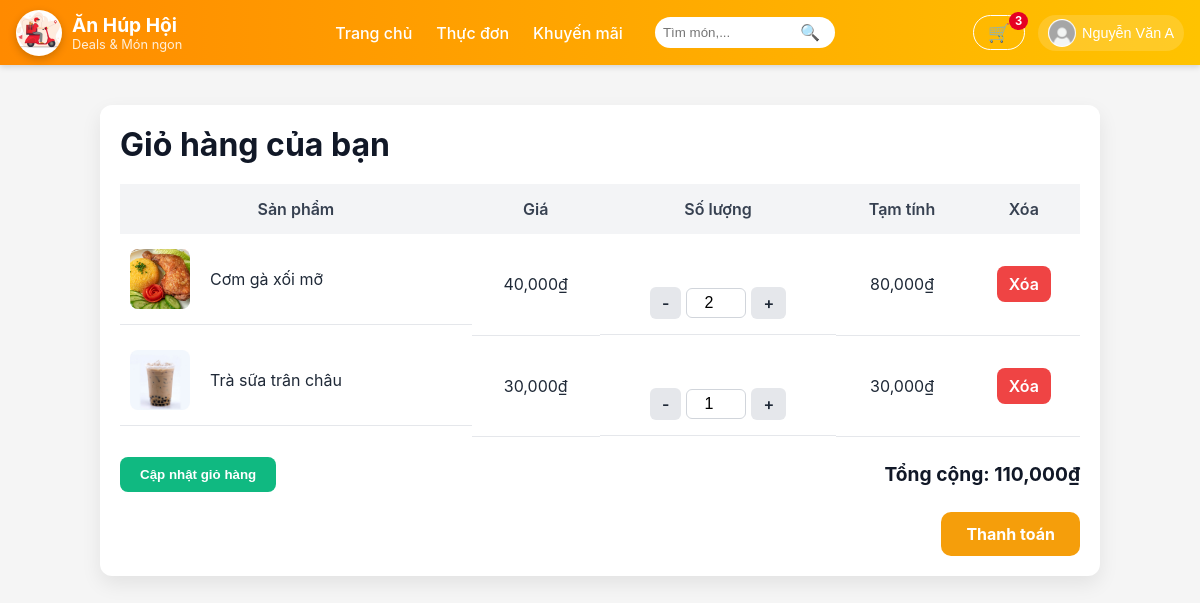
The app's page /pages/cart.php (signed in) with its own data.
### tables this page shows
CREATE TABLE Users (
  UID INT AUTO_INCREMENT PRIMARY KEY,
  Hoten VARCHAR(100) NOT NULL,
  Taikhoan VARCHAR(50) UNIQUE NOT NULL,
  Matkhau VARCHAR(100) NOT NULL,           
  Email VARCHAR(100) UNIQUE,
  DienthoaiKH VARCHAR(15),
  DiachiKH VARCHAR(255),
  Ngaysinh DATE,
  Role ENUM('khach','nhanvien','admin')    
      NOT NULL
      DEFAULT 'khach'
);

CREATE TABLE Giohang (
  MaGH INT AUTO_INCREMENT PRIMARY KEY,
  UID INT NOT NULL,
  Mamon INT NOT NULL,
  Soluong INT NOT NULL DEFAULT 1,
  Ngaythem DATETIME DEFAULT CURRENT_TIMESTAMP,
  CONSTRAINT fk_giohang_users
    FOREIGN KEY (UID) REFERENCES Users(UID)
    ON DELETE CASCADE,
  CONSTRAINT fk_giohang_monan
    FOREIGN KEY (Mamon) REFERENCES Monan(Mamon)
    ON DELETE CASCADE
);

CREATE TABLE Monan (
  Mamon INT AUTO_INCREMENT PRIMARY KEY,
  Tenmon VARCHAR(100) NOT NULL,
  Giaban DECIMAL(10,2) NOT NULL,
  Giagoc DECIMAL(10,2) NOT NULL,
  Noidung VARCHAR(500),
  Anh VARCHAR(255),
  Maloai INT,
  FOREIGN KEY (Maloai) REFERENCES Loaimonan(Maloai)
);

### functions/functions.php (called while the page is built, shortened)
<?php
if (!function_exists('resolveImagePath')) {
	function resolveImagePath($path, $default = '/assets/img/default-food.jpg') {
		$p = trim((string)$path);
		$knownPrefixes = ['assets/', 'uploads/', 'images/'];
		foreach ($knownPrefixes as $pre) {
			if (stripos($p, $pre) === 0) return '/' . $p;
		}
		return '/assets/img/' . ltrim($p, '/');
	}
}
?>

### pages/cart.php (the view, shortened to what this page needs)
<?php
include_once '../database/db.php';
require_once __DIR__ . '/../functions/functions.php';
$uid = !empty($_SESSION['user_id']) ? (int)$_SESSION['user_id'] : 0;
$cartItems  = [];
$totalPrice = 0;
if ($uid > 0 && isset($conn)) {
    $sql = "SELECT
                g.Mamon AS id,
                m.Tenmon AS name,
                m.Giaban AS price,
                m.Anh AS image,
                g.Soluong AS qty
            FROM Giohang g
            JOIN Monan m ON g.Mamon = m.Mamon
            WHERE g.UID = ?";
    if ($stmt = $conn->prepare($sql)) {
        $stmt->bind_param("i", $uid);
        $stmt->execute();
        $res = $stmt->get_result();
        if ($res) {
            while ($row = $res->fetch_assoc()) {
                $cartItems[$row['id']] = $row;
                $totalPrice += $row['price'] * $row['qty'];
            }
        }
    }
}
?>
<?php include '../includes/header.php'; ?>
<link rel="stylesheet" href="../assets/css/cart.css">
<div class="cart-container">
    <h2>Giỏ hàng của bạn</h2>
    <?php if (empty($cartItems)) : ?>
        <p>Giỏ hàng đang trống!</p>
        <a href="menu.php" class="btn-link">Xem thực đơn</a>
    <?php else : ?>
        <form method="POST" action="cart.php">
            <table class="cart-table">
                <thead>
                    <tr>
                        <th>Sản phẩm</th>
                        <th>Giá</th>
                        <th>Số lượng</th>
                        <th>Tạm tính</th>
                        <th>Xóa</th>
                    </tr>
                </thead>
                <tbody>
                    <?php foreach ($cartItems as $item): ?>
                        <tr>
                            <td class="product-info">
                                <img src="<?php echo htmlspecialchars(resolveImagePath($item['image'] ?? '')); ?>" alt="">
                                <span><?php echo htmlspecialchars($item['name']); ?></span>
                            </td>
                            <td><?php echo number_format($item['price']); ?>₫</td>
                            <td class="qty-control">
                                <a href="cart.php?decrease=<?php echo (int)$item['id']; ?>" class="qty-btn">-</a>
                                <input type="number"
                                       name="qty[<?php echo (int)$item['id']; ?>]"
                                       value="<?php echo (int)$item['qty']; ?>"
                                       min="1"
                                       max="99">
                                <a href="cart.php?increase=<?php echo (int)$item['id']; ?>" class="qty-btn">+</a>
                            </td>
                            <td><?php echo number_format($item['price'] * $item['qty']); ?>₫</td>
                            <td><a href="cart.php?remove_id=<?php echo (int)$item['id']; ?>" class="remove-link">Xóa</a></td>
                        </tr>
                    <?php endforeach; ?>
                </tbody>
            </table>
            <div class="cart-footer">
                <button type="submit" name="update_cart" class="btn-update">Cập nhật giỏ hàng</button>
                <span class="total-price">Tổng cộng: <?php echo number_format($totalPrice); ?>₫</span>
            </div>
        </form>
        <div class="checkout">
            <a href="checkout.php" class="btn-checkout">Thanh toán</a>
        </div>
    <?php endif; ?>
</div>

### includes/header.php (shortened to what this page needs)
<?php
$userInfo = null;
if (!empty($_SESSION['user_id']) && isset($conn)) {
  $uid = intval($_SESSION['user_id']);
  $sql = "SELECT UID AS id, Hoten AS username, Email AS email, '' AS avatar FROM Users WHERE UID = ?";
  if ($stmt = $conn->prepare($sql)) {
    $stmt->bind_param("i", $uid);
    $stmt->execute();
    $res = $stmt->get_result();
    if ($res && $res->num_rows > 0) {
      $userInfo = $res->fetch_assoc();
    }
  }
}
$cartCount = 0;
if (!empty($_SESSION['user_id']) && isset($conn)) {
  $uid = intval($_SESSION['user_id']);
    $sql = "SELECT SUM(Soluong) AS total FROM Giohang WHERE UID = ?";
    if ($stmt = $conn->prepare($sql)) {
        $stmt->bind_param("i", $uid);
        $stmt->execute();
        $res = $stmt->get_result();
        if ($res && $row = $res->fetch_assoc()) {
            $cartCount = $row['total'];
        }
    }
}
$cssPath = "/assets/css/header.css";
$logo    = '/assets/img/logo.jpg';
$logo_check = $_SERVER['DOCUMENT_ROOT'] . '/assets/img/logo.jpg';
$avatarDefault = "/assets/img/default-avatar.jpg";
?>
<!doctype html>
<html lang="vi">
<head>
  <link rel="stylesheet" href="<?php echo htmlspecialchars($cssPath); ?>">
</head>
<body>
<header class="site-header" role="banner">
  <div class="header-inner">
    <div class="header-left">
      <a href="/index.php" class="brand-link">
        <?php if (file_exists($logo_check)): ?>
          <img src="<?php echo $logo; ?>" alt="Logo" class="brand-logo">
        <?php else: ?>
          <div class="brand-icon">🍜</div>
        <?php endif; ?>
        <div class="brand-text">
          <span class="brand-name">Ăn Húp Hội</span>
          <small class="brand-slogan">Deals &amp; Món ngon</small>
        </div>
      </a>
    </div>
    <div class="header-center">
      <nav class="main-nav" aria-label="Primary navigation">
        <ul class="nav-list">
          <li><a href="/index.php">Trang chủ</a></li>
          <li><a href="/pages/menu.php">Thực đơn</a></li>
          <li><a href="/pages/deals.php">Khuyến mãi</a></li>
        </ul>
      </nav>
      <div class="search-wrap">
        <input id="header-search" class="search-input" type="search" placeholder="Tìm món,..." aria-label="Tìm kiếm">
        <button id="search-btn" class="search-btn" aria-label="Tìm">🔍</button>
      </div>
    </div>
    <div class="header-right">
      <div class="action-item">
        <a href="/pages/cart.php" class="btn-ghost cart-btn" aria-label="Giỏ hàng">
          🛒
          <?php if ( $cartCount > 0): ?>
            <span class="badge" id="cartBadge"><?php echo $cartCount; ?></span>
          <?php endif; ?>
        </a>
      </div>
      <div class="action-item dropdown" id="accountWrap">
        <?php if ($userInfo): ?>
          	<button id="accountBtn" class="account-btn" aria-haspopup="true" aria-expanded="false">
            <img class="avatar" src="<?php echo (!empty($userInfo['avatar']) && file_exists($userInfo['avatar'])) ? htmlspecialchars($userInfo['avatar']) : $avatarDefault; ?>" alt="avatar">
            <div>
              <span class="username"><?php echo htmlspecialchars($userInfo['username']); ?></span>
            </div>
          </button>
        <?php else: ?>
          <a href="/pages/login.php" class="btn btn-primary">Đăng nhập</a>
        <?php endif; ?>
      </div>
    </div>
  </div>
</header>
</body>
</html>

### assets/css/header.css (style rules this page uses)
* { box-sizing: border-box; margin: 0; padding: 0; }
body { font-family: "Segoe UI", Roboto, Arial, sans-serif; color: #333; }
.site-header { position: sticky; top: 0; width: 100%; z-index: 1000; background: linear-gradient(90deg, #ff8a00, #ffc300); box-shadow: 0 2px 6px rgba(0,0,0,0.15); }
.header-inner { max-width: 1280px; margin: 0 auto; padding: 0.6rem 1rem; display: flex; align-items: center; justify-content: space-between; }
.brand-link { display: flex; align-items: center; gap: 10px; text-decoration: none; color: #fff; }
.brand-logo { width: 46px; height: 46px; border-radius: 50%; object-fit: cover; box-shadow: 0 3px 8px rgba(0,0,0,0.2); }
.brand-text { display: flex; flex-direction: column; }
.brand-name { font-size: 1.2rem; font-weight: bold; }
.brand-slogan { font-size: 0.8rem; opacity: 0.85; }
.header-center { flex: 1; display: flex; align-items: center; justify-content: center; gap: 2rem; }
.main-nav .nav-list { list-style: none; display: flex; gap: 1.5rem; }
.main-nav .nav-list a { color: #fff; text-decoration: none; font-weight: 500; transition: opacity 0.2s; }
.search-wrap { position: relative; display: flex; align-items: center; }
.search-input { padding: 0.5rem 2.5rem 0.5rem 0.5rem; border-radius: 20px; border: none; outline: none; width: 180px; transition: width 0.3s; }
.search-btn { margin-left: -35px; background: none; border: none; cursor: pointer; font-size: 1rem; }
.header-right { display: flex; align-items: center; gap: 0.8rem; }
.action-item { text-decoration: none; position: relative; }
.btn-ghost { text-decoration: none; position: relative; background: rgba(255,255,255,0.15); border: none; color: #fff; font-size: 18px; width: 40px; height: 40px; border-radius: 50%; cursor: pointer; display: flex; align-items: center; justify-content: center; transition: background .25s, transform .2s; }
.badge { position: absolute; top: -4px; right: -4px; background: #e60023; color: #fff; font-size: 0.7rem; font-weight: bold; padding: 2px 6px; border-radius: 12px; }
.account-btn { display: flex; align-items: center; gap: 6px; padding: 4px 10px; background: rgba(255,255,255,0.15); border: none; border-radius: 20px; cursor: pointer; color: #fff; transition: background 0.2s; }
.avatar { width: 28px; height: 28px; border-radius: 50%; object-fit: cover; }
.username { font-size: 0.9rem; font-weight: 500; }
.btn-ghost { background: transparent; border: 1px solid #fff; color: #fff; width: auto; height: auto; padding: 6px 14px; border-radius: 20px; }

### records on screen
users: Hoten "Nguyễn Văn A"
giohang: Mamon.Anh (picture), Mamon.Tenmon "Cơm gà xối mỡ", Mamon.Giaban "40,000", Soluong "2", $item['price'] * $item['qty'] "80,000"
giohang: Mamon.Anh (picture), Mamon.Tenmon "Trà sữa trân châu", Mamon.Giaban "30,000", Soluong "1", $item['price'] * $item['qty'] "30,000"

### other values on screen
$cartCount "3"
$totalPrice "110,000"
